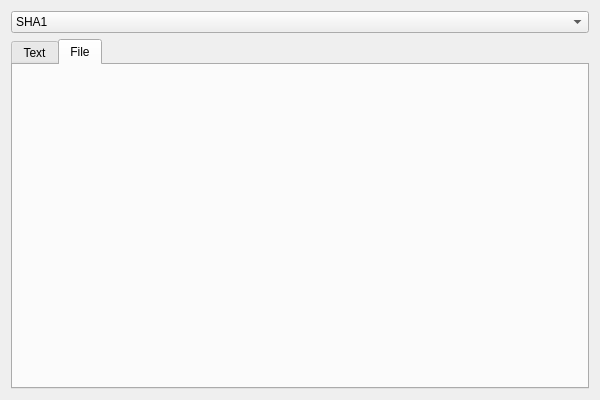
<?xml version="1.0" encoding="UTF-8"?>
<ui version="4.0">
 <class>myHashClass</class>
 <widget class="QMainWindow" name="myHashClass">
  <property name="geometry">
   <rect>
    <x>0</x>
    <y>0</y>
    <width>600</width>
    <height>400</height>
   </rect>
  </property>
  <property name="windowTitle">
   <string>myHash</string>
  </property>
  <property name="windowIcon">
   <iconset resource="myHash.qrc">
    <normaloff>:/myHash/logo</normaloff>:/myHash/logo</iconset>
  </property>
  <widget class="QWidget" name="centralWidget">
   <layout class="QVBoxLayout" name="verticalLayout">
    <item>
     <widget class="QComboBox" name="comboBox">
      <item>
       <property name="text">
        <string>SHA1</string>
       </property>
      </item>
      <item>
       <property name="text">
        <string>SHA256</string>
       </property>
      </item>
      <item>
       <property name="text">
        <string>SHA512</string>
       </property>
      </item>
      <item>
       <property name="text">
        <string>MD5</string>
       </property>
      </item>
     </widget>
    </item>
    <item>
     <widget class="QTabWidget" name="tabWidget">
      <property name="currentIndex">
       <number>1</number>
      </property>
      <widget class="TextHash" name="TextTab">
       <attribute name="title">
        <string>Text</string>
       </attribute>
      </widget>
      <widget class="FileHash" name="FileTab">
       <attribute name="title">
        <string>File</string>
       </attribute>
      </widget>
     </widget>
    </item>
   </layout>
  </widget>
 </widget>
 <layoutdefault spacing="6" margin="11"/>
 <customwidgets>
  <customwidget>
   <class>TextHash</class>
   <extends>QWidget</extends>
   <header>TextHash.h</header>
   <container>1</container>
  </customwidget>
  <customwidget>
   <class>FileHash</class>
   <extends>QWidget</extends>
   <header>FileHash.h</header>
   <container>1</container>
  </customwidget>
 </customwidgets>
 <resources>
  <include location="myHash.qrc"/>
 </resources>
 <connections>
  <connection>
   <sender>comboBox</sender>
   <signal>currentIndexChanged(int)</signal>
   <receiver>myHashClass</receiver>
   <slot>AlgorithmChanged(int)</slot>
   <hints>
    <hint type="sourcelabel">
     <x>79</x>
     <y>55</y>
    </hint>
    <hint type="destinationlabel">
     <x>65</x>
     <y>39</y>
    </hint>
   </hints>
  </connection>
 </connections>
 <slots>
  <slot>AlgorithmChanged(int)</slot>
 </slots>
</ui>
